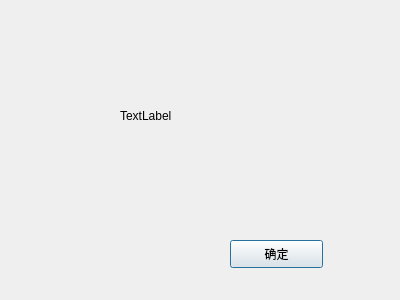
<?xml version="1.0" encoding="UTF-8"?>
<ui version="4.0">
 <class>Dialog</class>
 <widget class="QDialog" name="Dialog">
  <property name="geometry">
   <rect>
    <x>0</x>
    <y>0</y>
    <width>400</width>
    <height>300</height>
   </rect>
  </property>
  <property name="windowTitle">
   <string>Dialog</string>
  </property>
  <widget class="QLabel" name="label">
   <property name="geometry">
    <rect>
     <x>120</x>
     <y>100</y>
     <width>181</width>
     <height>31</height>
    </rect>
   </property>
   <property name="text">
    <string>TextLabel</string>
   </property>
  </widget>
  <widget class="QPushButton" name="pushButton">
   <property name="geometry">
    <rect>
     <x>230</x>
     <y>240</y>
     <width>93</width>
     <height>28</height>
    </rect>
   </property>
   <property name="text">
    <string>确定</string>
   </property>
  </widget>
 </widget>
 <resources/>
 <connections>
  <connection>
   <sender>pushButton</sender>
   <signal>clicked()</signal>
   <receiver>Dialog</receiver>
   <slot>guanbi()</slot>
   <hints>
    <hint type="sourcelabel">
     <x>266</x>
     <y>262</y>
    </hint>
    <hint type="destinationlabel">
     <x>267</x>
     <y>309</y>
    </hint>
   </hints>
  </connection>
 </connections>
 <slots>
  <slot>guanbi()</slot>
 </slots>
</ui>
